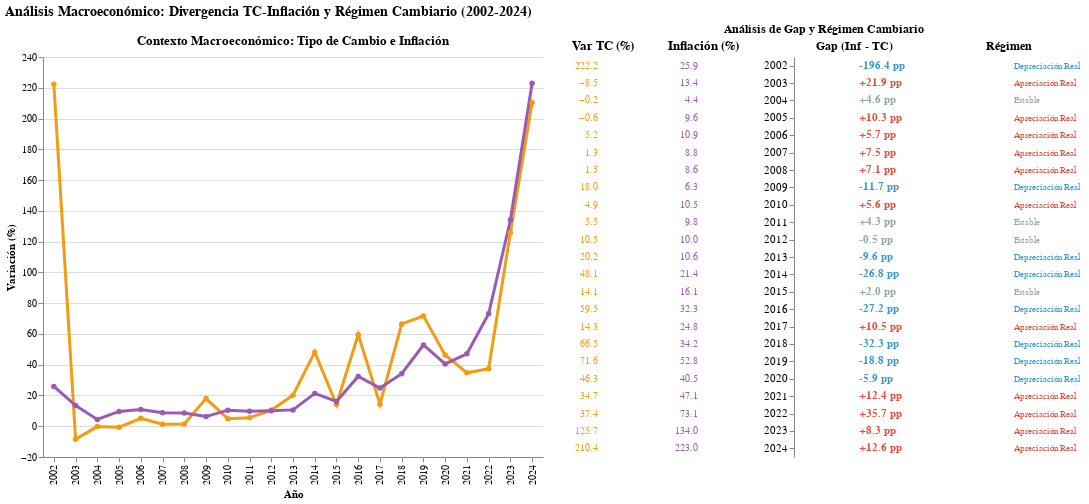

The code cell stored with this chart in its notebook:
### Code cell
# ====================================================================
# VISUALIZACIÓN: GRÁFICO DE LÍNEAS + TABLA DE GAPS
# ====================================================================

# Obtener datos macro con todas las variables derivadas
macro_viz = df_modelo_1.groupby('anio').agg({
    'tc_variacion_pct': 'first',
    'inflacion_anual_pct': 'first',
    'gap_tc_inflacion': 'first',
    'gap_abs': 'first',
    'volatilidad_gap': 'first',
    'regimen_cambiario': 'first'
}).reset_index()

# ══════════════════════════════════════════════════════════════════
# GRÁFICO DE LÍNEAS
# ══════════════════════════════════════════════════════════════════

macro_long = macro_viz.melt(
    id_vars=['anio'],
    value_vars=['tc_variacion_pct', 'inflacion_anual_pct'],
    var_name='variable',
    value_name='valor'
)

macro_long['variable'] = macro_long['variable'].replace({
    'tc_variacion_pct': 'Variación TC (%)',
    'inflacion_anual_pct': 'Inflación Anual (%)'
})

chart_lineas = alt.Chart(macro_long).mark_line(point=True, size=3).encode(
    x=alt.X('anio:O', title='Año'),
    y=alt.Y('valor:Q', title='Variación (%)'),
    color=alt.Color('variable:N', 
                    title='Variable Macroeconómica',
                    scale=alt.Scale(domain=['Variación TC (%)', 'Inflación Anual (%)'],
                                   range=['#f39c12', '#9b59b6'])),
    tooltip=['anio', 'variable', alt.Tooltip('valor:Q', format='.1f', title='Valor')]
).properties(
    width=500,
    height=400,
    title='Contexto Macroeconómico: Tipo de Cambio e Inflación'
)

# ══════════════════════════════════════════════════════════════════
# TABLA DE GAPS (con régimen cambiario)
# ══════════════════════════════════════════════════════════════════

# Preparar datos para tabla
tabla_data = macro_viz[['anio', 'tc_variacion_pct', 'inflacion_anual_pct', 
                         'gap_tc_inflacion', 'regimen_cambiario']].copy()

# Texto del gap con signo
tabla_data['gap_texto'] = tabla_data['gap_tc_inflacion'].apply(lambda x: f"{x:+.1f} pp")

# Color según régimen cambiario
tabla_data['color_gap'] = tabla_data['regimen_cambiario'].map({
    'Apreciación Real': '#e74c3c',      # Rojo (inflación > TC)
    'Depreciación Real': '#3498db',     # Azul (TC > inflación)
    'Estable': '#95a5a6',               # Gris
    'Sin dato': '#bdc3c7'
})

# Crear tabla con texto del gap
tabla_gap = alt.Chart(tabla_data).mark_text(align='left', dx=5, fontSize=11, fontWeight='bold').encode(
    y=alt.Y('anio:O', title='', axis=alt.Axis(labelFontSize=11)),
    text='gap_texto:N',
    color=alt.Color('color_gap:N', scale=None, legend=None)
).properties(
    width=120,
    height=400,
    title={
        "text": "Gap (Inf - TC)",
        "fontSize": 12,
        "fontWeight": "bold"
    }
)

# Tabla de régimen cambiario
tabla_regimen = alt.Chart(tabla_data).mark_text(align='left', dx=5, fontSize=9).encode(
    y=alt.Y('anio:O', title='', axis=None),
    text='regimen_cambiario:N',
    color=alt.Color('color_gap:N', scale=None, legend=None)
).properties(
    width=150,
    height=400,
    title={
        "text": "Régimen",
        "fontSize": 12,
        "fontWeight": "bold"
    }
)

# Agregar valores de TC e Inflación
tabla_tc = alt.Chart(tabla_data).mark_text(align='right', dx=-5, fontSize=10).encode(
    y=alt.Y('anio:O', title='', axis=None),
    text=alt.Text('tc_variacion_pct:Q', format='.1f'),
    color=alt.value('#f39c12')
).properties(width=80, height=400, title='Var TC (%)')

tabla_inf = alt.Chart(tabla_data).mark_text(align='right', dx=-5, fontSize=10).encode(
    y=alt.Y('anio:O', title='', axis=None),
    text=alt.Text('inflacion_anual_pct:Q', format='.1f'),
    color=alt.value('#9b59b6')
).properties(width=80, height=400, title='Inflación (%)')

# ══════════════════════════════════════════════════════════════════
# COMBINAR: GRÁFICO + TABLA
# ══════════════════════════════════════════════════════════════════

# Tabla completa (4 columnas: TC, Inflación, Gap, Régimen)
tabla_completa = alt.hconcat(
    tabla_tc,
    tabla_inf,
    tabla_gap,
    tabla_regimen
).properties(
    title=alt.TitleParams(
        text='Análisis de Gap y Régimen Cambiario',
        fontSize=12,
        fontWeight='bold',
        anchor='middle'
    )
)

# Dashboard final
dashboard_macro = alt.hconcat(
    chart_lineas,
    tabla_completa
).properties(
    title=alt.TitleParams(
        text='Análisis Macroeconómico: Divergencia TC-Inflación y Régimen Cambiario (2002-2024)',
        fontSize=14,
        fontWeight='bold'
    )
).configure_view(
    strokeWidth=0
)

dashboard_macro

### Figure 1 — Vega-Lite specification as saved in the notebook (floating-point values rounded to 4 significant figures)
{"config": {"view": {"continuousWidth": 300, "continuousHeight": 300, "strokeWidth": 0}}, "hconcat": [{"data": {"name": "data-67f70dc7008da292e1407a01e43cb7ff"}, "mark": {"type": "line", "point": true, "size": 3}, "encoding": {"color": {"field": "variable", "scale": {"domain": ["Variación TC (%)", "Inflación Anual (%)"], "range": ["#f39c12", "#9b59b6"]}, "title": "Variable Macroeconómica", "type": "nominal"}, "tooltip": [{"field": "anio", "type": "quantitative"}, {"field": "variable", "type": "nominal"}, {"field": "valor", "format": ".1f", "title": "Valor", "type": "quantitative"}], "x": {"field": "anio", "title": "Año", "type": "ordinal"}, "y": {"field": "valor", "title": "Variación (%)", "type": "quantitative"}}, "height": 400, "title": "Contexto Macroeconómico: Tipo de Cambio e Inflación", "width": 500}, {"hconcat": [{"mark": {"type": "text", "align": "right", "dx": -5, "fontSize": 10}, "encoding": {"color": {"value": "#f39c12"}, "text": {"field": "tc_variacion_pct", "format": ".1f", "type": "quantitative"}, "y": {"axis": null, "field": "anio", "title": "", "type": "ordinal"}}, "height": 400, "title": "Var TC (%)", "width": 80}, {"mark": {"type": "text", "align": "right", "dx": -5, "fontSize": 10}, "encoding": {"color": {"value": "#9b59b6"}, "text": {"field": "inflacion_anual_pct", "format": ".1f", "type": "quantitative"}, "y": {"axis": null, "field": "anio", "title": "", "type": "ordinal"}}, "height": 400, "title": "Inflación (%)", "width": 80}, {"mark": {"type": "text", "align": "left", "dx": 5, "fontSize": 11, "fontWeight": "bold"}, "encoding": {"color": {"field": "color_gap", "legend": null, "scale": null, "type": "nominal"}, "text": {"field": "gap_texto", "type": "nominal"}, "y": {"axis": {"labelFontSize": 11}, "field": "anio", "title": "", "type": "ordinal"}}, "height": 400, "title": {"text": "Gap (Inf - TC)", "fontSize": 12, "fontWeight": "bold"}, "width": 120}, {"mark": {"type": "text", "align": "left", "dx": 5, "fontSize": 9}, "encoding": {"color": {"field": "color_gap", "legend": null, "scale": null, "type": "nominal"}, "text": {"field": "regimen_cambiario", "type": "nominal"}, "y": {"axis": null, "field": "anio", "title": "", "type": "ordinal"}}, "height": 400, "title": {"text": "Régimen", "fontSize": 12, "fontWeight": "bold"}, "width": 150}], "data": {"name": "data-c36e95b4a1793ded52966fbb049b4575"}, "title": {"text": "Análisis de Gap y Régimen Cambiario", "anchor": "middle", "fontSize": 12, "fontWeight": "bold"}}], "title": {"text": "Análisis Macroeconómico: Divergencia TC-Inflación y Régimen Cambiario (2002-2024)", "fontSize": 14, "fontWeight": "bold"}, "$schema": "https://vega.github.io/schema/vega-lite/v5.20.1.json", "datasets": {"data-67f70dc7008da292e1407a01e43cb7ff": [{"anio": 2002, "variable": "Variación TC (%)", "valor": 222.2}, {"anio": 2003, "variable": "Variación TC (%)", "valor": -8.487}, {"anio": 2004, "variable": "Variación TC (%)", "valor": -0.2327}, {"anio": 2005, "variable": "Variación TC (%)", "valor": -0.639}, {"anio": 2006, "variable": "Variación TC (%)", "valor": 5.176}, {"anio": 2007, "variable": "Variación TC (%)", "valor": 1.346}, {"anio": 2008, "variable": "Variación TC (%)", "valor": 1.5}, {"anio": 2009, "variable": "Variación TC (%)", "valor": 17.95}, {"anio": 2010, "variable": "Variación TC (%)", "valor": 4.889}, {"anio": 2011, "variable": "Variación TC (%)", "valor": 5.512}, {"anio": 2012, "variable": "Variación TC (%)", "valor": 10.52}, {"anio": 2013, "variable": "Variación TC (%)", "valor": 20.18}, {"anio": 2014, "variable": "Variación TC (%)", "valor": 48.14}, {"anio": 2015, "variable": "Variación TC (%)", "valor": 14.09}, {"anio": 2016, "variable": "Variación TC (%)", "valor": 59.53}, {"anio": 2017, "variable": "Variación TC (%)", "valor": 14.28}, {"anio": 2018, "variable": "Variación TC (%)", "valor": 66.49}, {"anio": 2019, "variable": "Variación TC (%)", "valor": 71.62}, {"anio": 2020, "variable": "Variación TC (%)", "valor": 46.34}, {"anio": 2021, "variable": "Variación TC (%)", "valor": 34.73}, {"anio": 2022, "variable": "Variación TC (%)", "valor": 37.42}, {"anio": 2023, "variable": "Variación TC (%)", "valor": 125.7}, {"anio": 2024, "variable": "Variación TC (%)", "valor": 210.4}, {"anio": 2002, "variable": "Inflación Anual (%)", "valor": 25.87}, {"anio": 2003, "variable": "Inflación Anual (%)", "valor": 13.44}, {"anio": 2004, "variable": "Inflación Anual (%)", "valor": 4.416}, {"anio": 2005, "variable": "Inflación Anual (%)", "valor": 9.642}, {"anio": 2006, "variable": "Inflación Anual (%)", "valor": 10.9}, {"anio": 2007, "variable": "Inflación Anual (%)", "valor": 8.834}, {"anio": 2008, "variable": "Inflación Anual (%)", "valor": 8.584}, {"anio": 2009, "variable": "Inflación Anual (%)", "valor": 6.271}, {"anio": 2010, "variable": "Inflación Anual (%)", "valor": 10.46}, {"anio": 2011, "variable": "Inflación Anual (%)", "valor": 9.775}, {"anio": 2012, "variable": "Inflación Anual (%)", "valor": 10.04}, {"anio": 2013, "variable": "Inflación Anual (%)", "valor": 10.62}, {"anio": 2014, "variable": "Inflación Anual (%)", "valor": 21.36}, {"anio": 2015, "variable": "Inflación Anual (%)", "valor": 16.07}, {"anio": 2016, "variable": "Inflación Anual (%)", "valor": 32.32}, {"anio": 2017, "variable": "Inflación Anual (%)", "valor": 24.79}, {"anio": 2018, "variable": "Inflación Anual (%)", "valor": 34.15}, {"anio": 2019, "variable": "Inflación Anual (%)", "valor": 52.8}, {"anio": 2020, "variable": "Inflación Anual (%)", "valor": 40.48}, {"anio": 2021, "variable": "Inflación Anual (%)", "valor": 47.1}, {"anio": 2022, "variable": "Inflación Anual (%)", "valor": 73.13}, {"anio": 2023, "variable": "Inflación Anual (%)", "valor": 134.0}, {"anio": 2024, "variable": "Inflación Anual (%)", "valor": 223.0}], "data-c36e95b4a1793ded52966fbb049b4575": [{"anio": 2002, "tc_variacion_pct": 222.2, "inflacion_anual_pct": 25.87, "gap_tc_inflacion": -196.4, "regimen_cambiario": "Depreciación Real", "gap_texto": "-196.4 pp", "color_gap": "#3498db"}, {"anio": 2003, "tc_variacion_pct": -8.487, "inflacion_anual_pct": 13.44, "gap_tc_inflacion": 21.93, "regimen_cambiario": "Apreciación Real", "gap_texto": "+21.9 pp", "color_gap": "#e74c3c"}, {"anio": 2004, "tc_variacion_pct": -0.2327, "inflacion_anual_pct": 4.416, "gap_tc_inflacion": 4.649, "regimen_cambiario": "Estable", "gap_texto": "+4.6 pp", "color_gap": "#95a5a6"}, {"anio": 2005, "tc_variacion_pct": -0.639, "inflacion_anual_pct": 9.642, "gap_tc_inflacion": 10.28, "regimen_cambiario": "Apreciación Real", "gap_texto": "+10.3 pp", "color_gap": "#e74c3c"}, {"anio": 2006, "tc_variacion_pct": 5.176, "inflacion_anual_pct": 10.9, "gap_tc_inflacion": 5.721, "regimen_cambiario": "Apreciación Real", "gap_texto": "+5.7 pp", "color_gap": "#e74c3c"}, {"anio": 2007, "tc_variacion_pct": 1.346, "inflacion_anual_pct": 8.834, "gap_tc_inflacion": 7.487, "regimen_cambiario": "Apreciación Real", "gap_texto": "+7.5 pp", "color_gap": "#e74c3c"}, {"anio": 2008, "tc_variacion_pct": 1.5, "inflacion_anual_pct": 8.584, "gap_tc_inflacion": 7.085, "regimen_cambiario": "Apreciación Real", "gap_texto": "+7.1 pp", "color_gap": "#e74c3c"}, {"anio": 2009, "tc_variacion_pct": 17.95, "inflacion_anual_pct": 6.271, "gap_tc_inflacion": -11.68, "regimen_cambiario": "Depreciación Real", "gap_texto": "-11.7 pp", "color_gap": "#3498db"}, {"anio": 2010, "tc_variacion_pct": 4.889, "inflacion_anual_pct": 10.46, "gap_tc_inflacion": 5.573, "regimen_cambiario": "Apreciación Real", "gap_texto": "+5.6 pp", "color_gap": "#e74c3c"}, {"anio": 2011, "tc_variacion_pct": 5.512, "inflacion_anual_pct": 9.775, "gap_tc_inflacion": 4.264, "regimen_cambiario": "Estable", "gap_texto": "+4.3 pp", "color_gap": "#95a5a6"}, {"anio": 2012, "tc_variacion_pct": 10.52, "inflacion_anual_pct": 10.04, "gap_tc_inflacion": -0.4747, "regimen_cambiario": "Estable", "gap_texto": "-0.5 pp", "color_gap": "#95a5a6"}, {"anio": 2013, "tc_variacion_pct": 20.18, "inflacion_anual_pct": 10.62, "gap_tc_inflacion": -9.564, "regimen_cambiario": "Depreciación Real", "gap_texto": "-9.6 pp", "color_gap": "#3498db"}, {"anio": 2014, "tc_variacion_pct": 48.14, "inflacion_anual_pct": 21.36, "gap_tc_inflacion": -26.78, "regimen_cambiario": "Depreciación Real", "gap_texto": "-26.8 pp", "color_gap": "#3498db"}, {"anio": 2015, "tc_variacion_pct": 14.09, "inflacion_anual_pct": 16.07, "gap_tc_inflacion": 1.985, "regimen_cambiario": "Estable", "gap_texto": "+2.0 pp", "color_gap": "#95a5a6"}, {"anio": 2016, "tc_variacion_pct": 59.53, "inflacion_anual_pct": 32.32, "gap_tc_inflacion": -27.21, "regimen_cambiario": "Depreciación Real", "gap_texto": "-27.2 pp", "color_gap": "#3498db"}, {"anio": 2017, "tc_variacion_pct": 14.28, "inflacion_anual_pct": 24.79, "gap_tc_inflacion": 10.51, "regimen_cambiario": "Apreciación Real", "gap_texto": "+10.5 pp", "color_gap": "#e74c3c"}, {"anio": 2018, "tc_variacion_pct": 66.49, "inflacion_anual_pct": 34.15, "gap_tc_inflacion": -32.34, "regimen_cambiario": "Depreciación Real", "gap_texto": "-32.3 pp", "color_gap": "#3498db"}, {"anio": 2019, "tc_variacion_pct": 71.62, "inflacion_anual_pct": 52.8, "gap_tc_inflacion": -18.82, "regimen_cambiario": "Depreciación Real", "gap_texto": "-18.8 pp", "color_gap": "#3498db"}, {"anio": 2020, "tc_variacion_pct": 46.34, "inflacion_anual_pct": 40.48, "gap_tc_inflacion": -5.856, "regimen_cambiario": "Depreciación Real", "gap_texto": "-5.9 pp", "color_gap": "#3498db"}, {"anio": 2021, "tc_variacion_pct": 34.73, "inflacion_anual_pct": 47.1, "gap_tc_inflacion": 12.37, "regimen_cambiario": "Apreciación Real", "gap_texto": "+12.4 pp", "color_gap": "#e74c3c"}, {"anio": 2022, "tc_variacion_pct": 37.42, "inflacion_anual_pct": 73.13, "gap_tc_inflacion": 35.71, "regimen_cambiario": "Apreciación Real", "gap_texto": "+35.7 pp", "color_gap": "#e74c3c"}, {"anio": 2023, "tc_variacion_pct": 125.7, "inflacion_anual_pct": 134.0, "gap_tc_inflacion": 8.303, "regimen_cambiario": "Apreciación Real", "gap_texto": "+8.3 pp", "color_gap": "#e74c3c"}, {"anio": 2024, "tc_variacion_pct": 210.4, "inflacion_anual_pct": 223.0, "gap_tc_inflacion": 12.58, "regimen_cambiario": "Apreciación Real", "gap_texto": "+12.6 pp", "color_gap": "#e74c3c"}]}}
